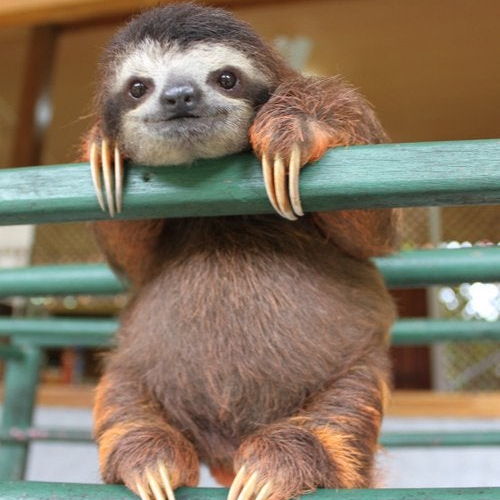
#> input picture HR/sloth.bmp, 500 x 500 px
$ python create_diff.py
#> lines starting #> are read from the running program, lines starting #| are printed output that depends on the picture
import cv2
import numpy as np


HR_IMG = cv2.imread('HR/sloth.bmp')
#> HR_IMG is the input picture: shape (500, 500, 3); mean B, G, R 97.1, 116.8, 132.6
LR_IMG = cv2.imread('LR/sloth.bmp')
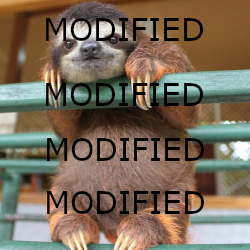
#> input picture LR/sloth.bmp, 250 x 250 px
#> LR_IMG is the input picture: shape (250, 250, 3); mean B, G, R 89.7, 107.9, 122.4
OUTPUT_PATH = 'diff/sloth.bmp'


def createDif(lrImg, hrImg, outputPath):
#> called with outputPath = 'diff/sloth.bmp'
	height, width = hrImg.shape[:2]
#> height = 500; width = 500
	dim = (int(width),  int(height))
#> dim = (500, 500)
	lrImg = cv2.resize(lrImg, dim, interpolation = cv2.INTER_LINEAR)
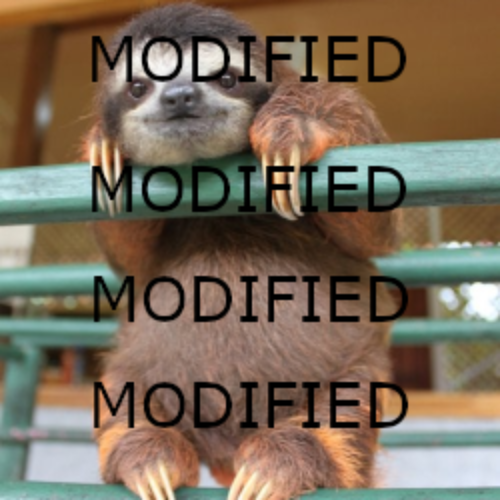
#> lrImg: shape (500, 500, 3); mean of channels 0, 1, 2 89.6, 107.8, 122.4; drawn as B, G, R
	outputImage = np.zeros((height,width,3),np.uint8)

	for i in range(height):
	  for j in range(width):
	     aB, aG, aR = lrImg[i,j]
	     bB, bG, bR = hrImg[i,j]

	     newB = 0
	     if bB >= aB:
	     	newB = bB - aB
	     else:
	     	newB = 256 - (aB - bB)

	     newG = 0
	     if bG >= aG:
	     	newG = bG - aG
	     else:
	     	newG = 256 - (aG - bG)

	     newR = 0
	     if bR >= aR:
	     	newR = bR - aR
	     else:
	     	newR = 256 - (aR - bR)

	     outputImage[i,j] = [newB,newG,newR]
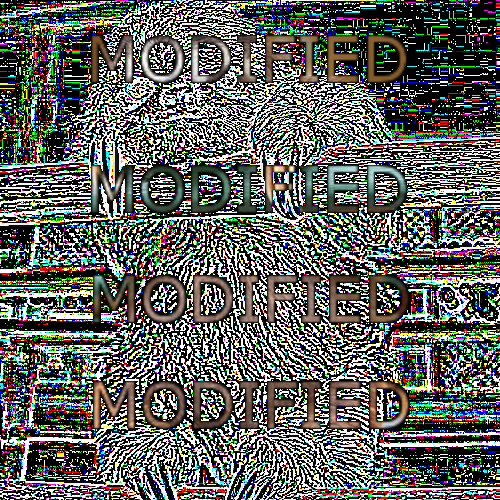
#> outputImage: shape (500, 500, 3); mean of channels 0, 1, 2 97.2, 96.5, 97.9; drawn as B, G, R

	cv2.imwrite(outputPath, outputImage)


createDif(LR_IMG, HR_IMG, OUTPUT_PATH)
